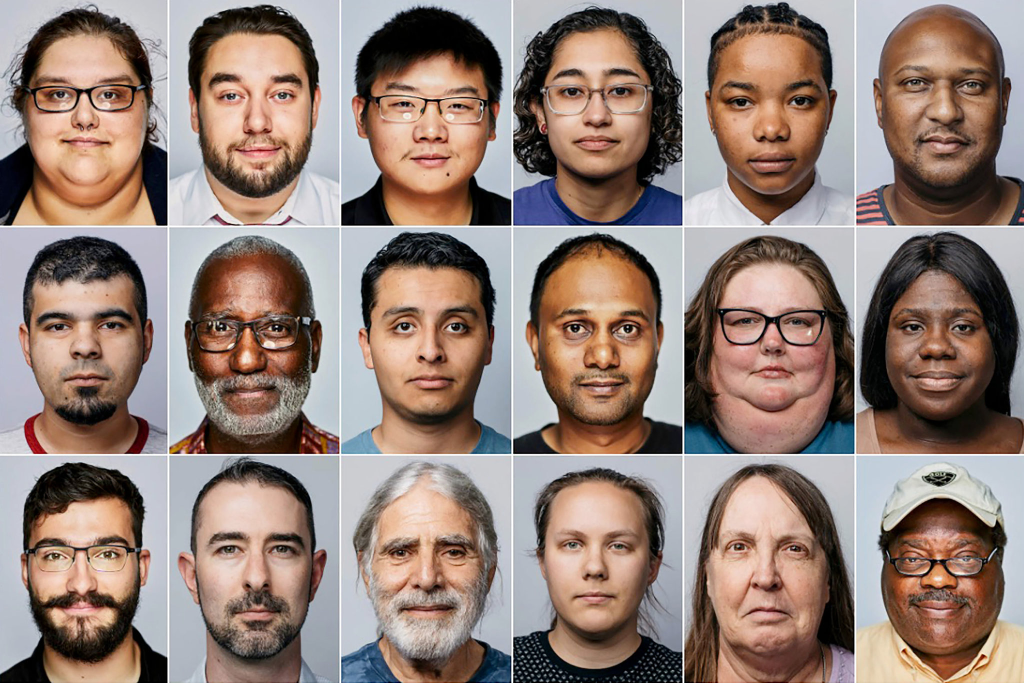
#> input picture faces.jpg, 2048 x 1365 px (shown at 1/2 size)
$ jupyter execute 'Face Detection using Haar Cascade Classifier 24.ipynb'   (shell and % lines are left out)   (text cells are left out)
#> lines starting #> are read from the running program, lines starting #| are printed output that depends on the picture; after the words box and inside, x2 and y2 are one past the last pixel; in counts of white or black regions, pixels touching at a corner belong together
[cell 1]
import cv2
import numpy as np
import matplotlib.pyplot as plt

[cell 2]
#for face detection we need to define a classifier which is a machine learning model that is trained with positive
#and negative images. Positive image consist of face object and negative images mean there are no face. After training
#model we need to apply this classifier onto the roi to detect any faces


#define our classifier before loading the image
face_cascade = cv2.CascadeClassifier('haarcascade_frontalface_default.xml')

#read the image in gray so that our classifier can work on it
img = cv2.imread('faces.jpg')
#> img is the input picture: shape (1365, 2048, 3); mean B, G, R 119.7, 128.3, 147.7
img = cv2.resize(img,(700,450))
#> img: shape (450, 700, 3)
gray = cv2.cvtColor(img, cv2.COLOR_BGR2GRAY)
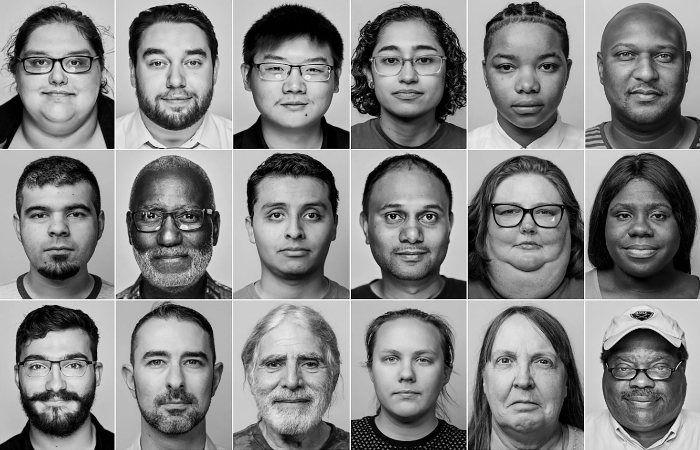
#> gray: shape (450, 700); min 0, max 255, mean 133

#now detect faces
faces = face_cascade.detectMultiScale(gray, 1.1, 4)
#> faces = 18 rows, first 6: [363, 24, 91, 91], [128, 24, 97, 97], [13, 178, 90, 90], [598, 181, 83, 83], [364, 324, 86, 86], [475, 324, 95, 95]

for (x,y,w,h) in faces:
    cv2.rectangle(img, (x,y), (x+w,y+h), (0,255,0), 3)
#> this loop made 18 passes
#> (x, y, w, h) on passes 1 to 12: (363, 24, 91, 91), (128, 24, 97, 97), (13, 178, 90, 90), (598, 181, 83, 83), (364, 324, 86, 86), (475, 324, 95, 95), (252, 34, 88, 88), (244, 175, 100, 100), (246, 327, 92, 92), (605, 341, 73, 73), (598, 22, 90, 90), (477, 26, 100, 100)
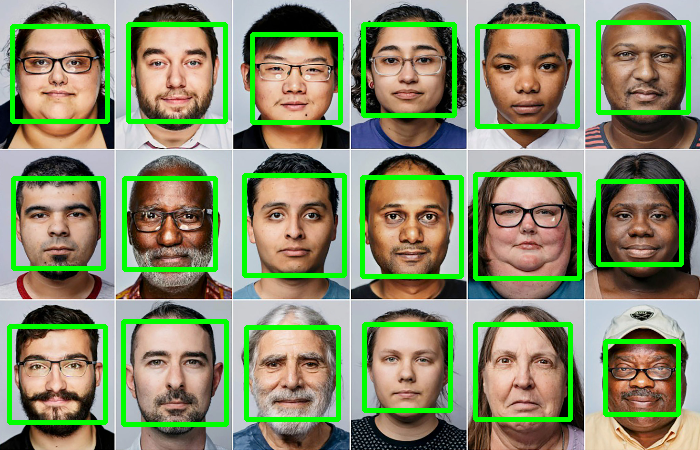
#> img: shape (450, 700, 3); mean B, G, R 107.2, 142.3, 133.7

cv2.imshow('Image', img)
cv2.waitKey(0)
cv2.destroyAllWindows()

[cell 3]
#for face detection we need to define a classifier which is a machine learning model that is trained with positive
#and negative images. Positive image consist of face object and negative images mean there are no face. After training
#model we need to apply this classifier onto the roi to detect any faces


#define our classifier before loading the image
face_cascade = cv2.CascadeClassifier('haarcascade_frontalface_default.xml')

#capture the video
cap = cv2.VideoCapture(0)

while(True):
    ret, frame = cap.read()
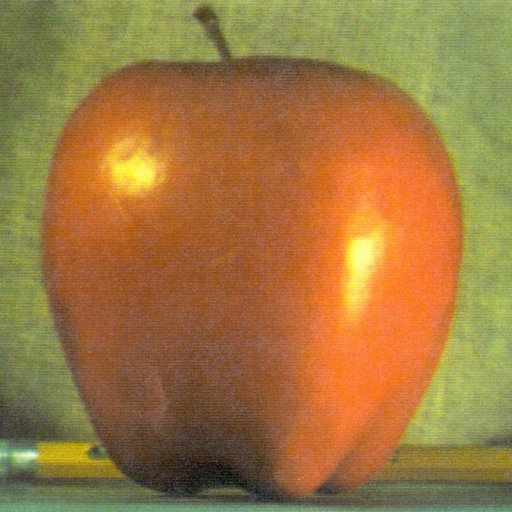
#> input picture apple.jpg, 512 x 512 px, given in place of the camera
#> frame is the input picture: shape (512, 512, 3); mean B, G, R 64.8, 119.7, 159.1
    if ret == True:
        gray = cv2.cvtColor(frame, cv2.COLOR_BGR2GRAY)
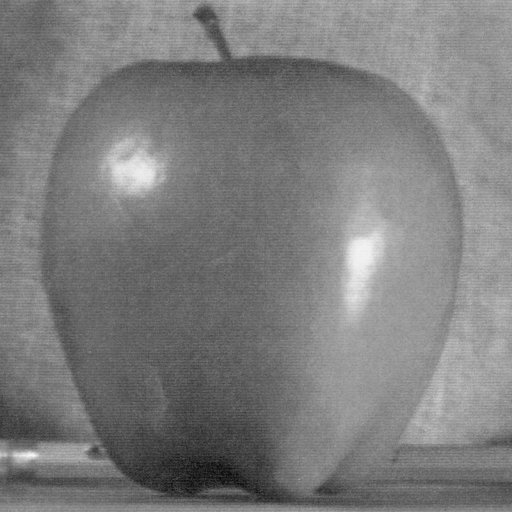
#> gray: shape (512, 512); min 7, max 248, mean 125.2

        #now detect faces
        faces = face_cascade.detectMultiScale(gray, 1.2, 4)
#> faces = ()

        for (x,y,w,h) in faces:
            cv2.rectangle(frame, (x,y), (x+w,y+h), (0,255,0), 3)
#> this loop made 0 passes

        cv2.imshow('Image', frame)
        k = cv2.waitKey(1) & 0xFF
#> (key Esc is pressed here)
        if k == 27:
            break
cap.release()
cv2.destroyAllWindows()

[cell 4]
#for face detection we need to define a classifier which is a machine learning model that is trained with positive
#and negative images. Positive image consist of face object and negative images mean there are no face. After training
#model we need to apply this classifier onto the roi to detect any faces


#define our classifier before loading the image
face_cascade = cv2.CascadeClassifier('haarcascade_frontalface_default.xml')
eye_cascade = cv2.CascadeClassifier('haarcascade_eye.xml')

#read the image in gray so that our classifier can work on it
img = cv2.imread('faces.jpg')
img = cv2.resize(img,(700,450))
gray = cv2.cvtColor(img, cv2.COLOR_BGR2GRAY)

#now detect faces
faces = face_cascade.detectMultiScale(gray, 1.1, 4)
#> faces = 18 rows, first 6: [363, 24, 91, 91], [128, 24, 97, 97], [13, 178, 90, 90], [598, 181, 83, 83], [364, 324, 86, 86], [475, 324, 95, 95]

for (x,y,w,h) in faces:
    cv2.rectangle(img, (x,y), (x+w,y+h), (0,255,0), 3)
    roi_gray = gray[y:y+h, x:x+w]
    roi_img = img[y:y+h, x:x+w]
    eyes = eye_cascade.detectMultiScale(roi_gray,1.02,5)
    for (ex,ey,ew,eh) in eyes:
        cv2.rectangle(roi_img,(ex,ey),(ex+ew,ey+eh),(0,0,255),2)
#> this loop made 18 passes
#> (x, y, w, h, eyes) on passes 1, 2, 3, 4, 5, 6, 7, 8, 9, 11, 12, 13: (363, 24, 91, 91, [[49, 24, 24, 24], [14, 24, 25, 25]]), (128, 24, 97, 97, [[16, 27, 25, 25], [52, 27, 25, 25]]), (13, 178, 90, 90, [[51, 24, 24, 24], [12, 23, 26, 26]]), (598, 181, 83, 83, [[13, 22, 24, 24], [47, 24, 23, 23]]), (364, 324, 86, 86, [[13, 21, 26, 26], [47, 24, 23, 23]]), (475, 324, 95, 95, [[56, 27, 23, 23], [17, 24, 26, 26]]), (252, 34, 88, 88, [[13, 23, 22, 22]]), (244, 175, 100, 100, [[54, 26, 26, 26], [18, 26, 28, 28]]), (246, 327, 92, 92, [[13, 26, 23, 23]]), (598, 22, 90, 90, [[15, 20, 25, 25], [51, 20, 27, 27]]), (477, 26, 100, 100, [[16, 29, 24, 24], [57, 28, 25, 25]]), (362, 177, 99, 99, [[18, 26, 27, 27], [53, 27, 27, 27]])
#> (x, y, w, h) on passes 10, 15, 16: (605, 341, 73, 73), (124, 178, 91, 91), (475, 174, 104, 104)
#> pass 1, `roi_img = img[y:y+h, x:x+w]`:
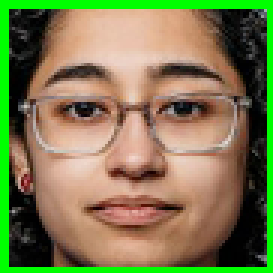
#> roi_img: shape (91, 91, 3) (shown 3 times larger); mean B, G, R 79.8, 123.3, 125.3
#> after the loop:
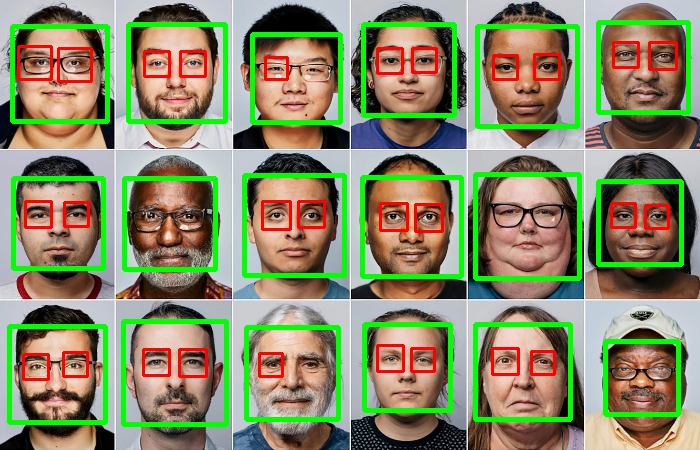
#> img: shape (450, 700, 3); mean B, G, R 104.1, 138.5, 135.7
#> after the loop:
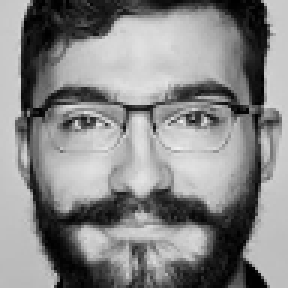
#> roi_gray: shape (96, 96) (shown 3 times larger); min 0, max 240, mean 135.2
#> after the loop:
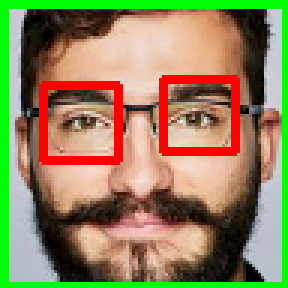
#> roi_img: shape (96, 96, 3) (shown 3 times larger); mean B, G, R 92.5, 132, 145.7

cv2.imshow('Image', img)
cv2.waitKey(0)
cv2.destroyAllWindows()

[cell 5]
#for face detection we need to define a classifier which is a machine learning model that is trained with positive
#and negative images. Positive image consist of face object and negative images mean there are no face. After training
#model we need to apply this classifier onto the roi to detect any faces


#define our classifier before loading the image
face_cascade = cv2.CascadeClassifier('haarcascade_frontalface_default.xml')
eye_cascade = cv2.CascadeClassifier('haarcascade_eye.xml')

#capture the video frame
cap = cv2.VideoCapture(0)

while(True):
    ret,frame = cap.read()

    if ret == True:
        gray = cv2.cvtColor(frame, cv2.COLOR_BGR2GRAY)

        #now detect faces
        faces = face_cascade.detectMultiScale(gray, 1.1, 4)
#> faces = [[341, 281, 30, 30], [269, 427, 62, 62]]

        for (x,y,w,h) in faces:
            cv2.rectangle(frame, (x,y), (x+w,y+h), (0,255,0), 3)
            roi_gray = gray[y:y+h, x:x+w]
            roi_frame = frame[y:y+h, x:x+w]
            eyes = eye_cascade.detectMultiScale(roi_gray,1.02,5)
            for (ex,ey,ew,eh) in eyes:
                cv2.rectangle(roi_frame,(ex,ey),(ex+ew,ey+eh),(0,0,255),2)
#> this loop made 2 passes
#> pass 1, `roi_frame = frame[y:y+h, x:x+w]`:
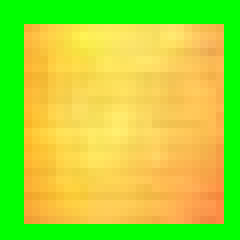
#> roi_frame: shape (30, 30, 3) (shown 8 times larger); mean B, G, R 55.6, 218.2, 174.1
#> after the loop:
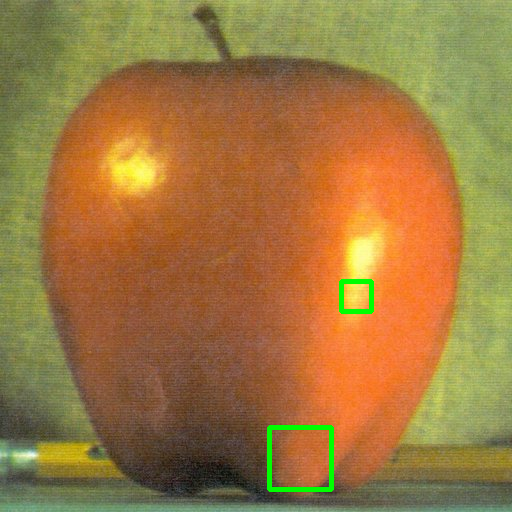
#> frame: shape (512, 512, 3); 0.69% of pixels changed, all inside (x1, y1, x2, y2) = (267, 279, 374, 492)

        cv2.imshow('Frame', frame)
        k = cv2.waitKey(1) & 0xFF
#> (key Esc is pressed here)
        if k == 27:
            break
cap.release()
cv2.destroyAllWindows()
